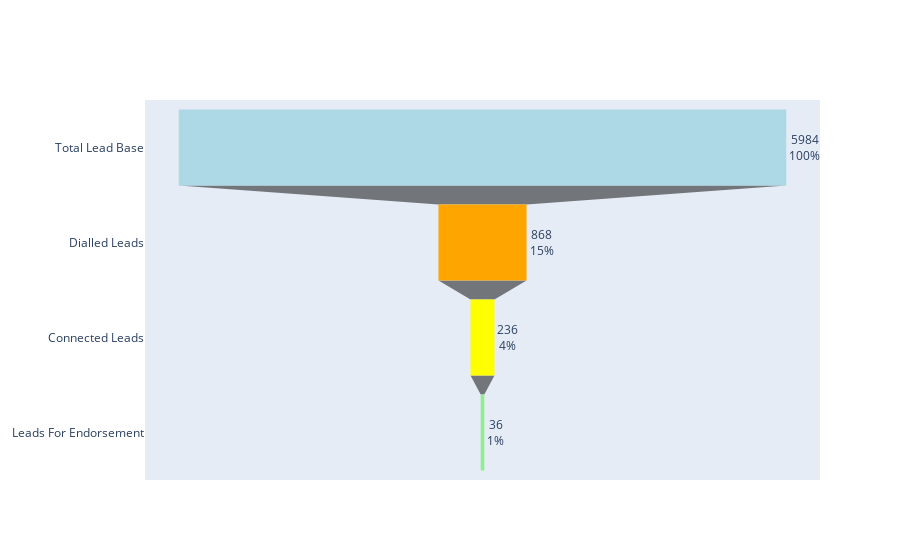
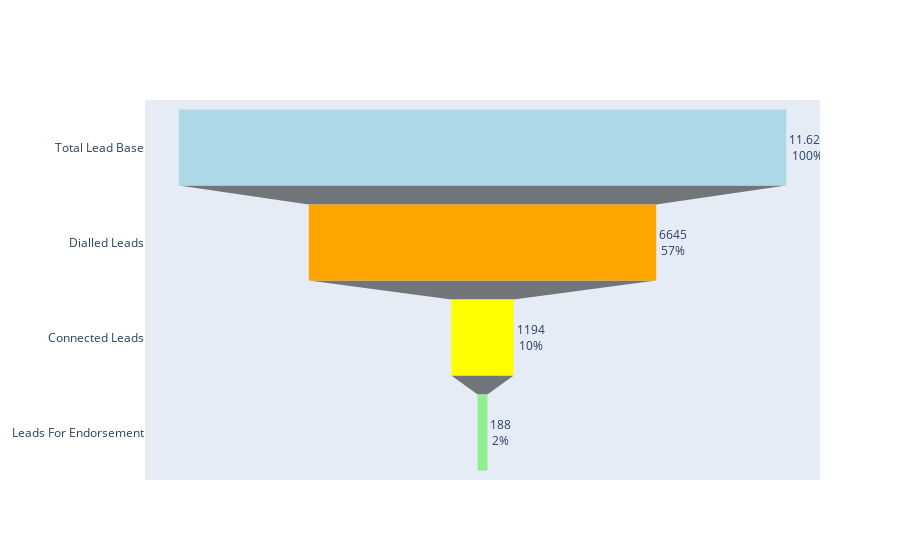
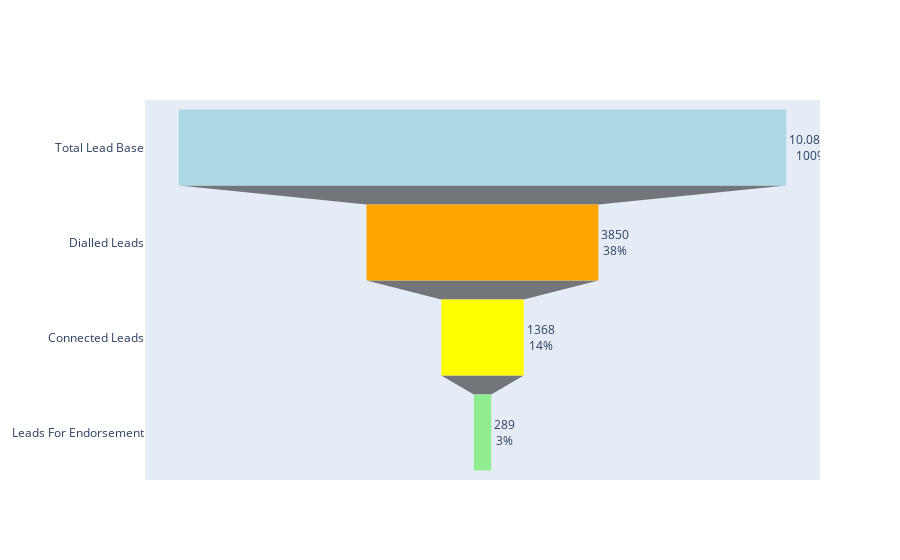

The notebook cell saved with these charts, in order:
### Markdown cell above
# Plotting Sales Funnels

### Code cell
from plotly import graph_objects as go

fig = go.Figure()
fig2=go.Figure()
fig3=go.Figure()
fig.add_trace(go.Funnel(
    name = 'January',
    y = ["Total Lead Base", "Dialled Leads", "Connected Leads", "Leads For Endorsement"],
    x = [len(jan_total), len(jan_dialled), len(jan_connected), len(jan_endorsement)],
    opacity = 1, marker = {"color": ["lightblue", "orange", "yellow", "lightgreen"]},
    textposition = "outside",
    textinfo = "value+percent initial"))

fig2.add_trace(go.Funnel(
    name = 'February',
    orientation = "h",
    y = ["Total Lead Base", "Dialled Leads", "Connected Leads", "Leads For Endorsement"],
    x = [len(feb_total), len(feb_dialled), len(feb_connected), len(feb_endorsement)],
    opacity = 1, marker = {"color": ["lightblue", "orange", "yellow", "lightgreen"]},
    textposition = "outside",
    textinfo = "value+percent initial"))

fig3.add_trace(go.Funnel(
    name = 'March',
    orientation = "h",
    y = ["Total Lead Base", "Dialled Leads", "Connected Leads", "Leads For Endorsement"],
    x = [len(march_total), len(march_dialled), len(march_connected), len(march_endorsement)],
    opacity = 1, marker = {"color": ["lightblue", "orange", "yellow", "lightgreen"]},
    textposition = "outside",
    textinfo = "value+percent initial"))

fig.show()
fig2.show()
fig3.show()

### Figure 1 — Plotly figure (JSON) as saved in the notebook; plotly's stock layout.template omitted (floating-point values rounded to 4 significant figures)
{"data": [{"marker": {"color": ["lightblue", "orange", "yellow", "lightgreen"]}, "name": "January", "opacity": 1, "textinfo": "value+percent initial", "textposition": "outside", "type": "funnel", "x": [5984, 868, 236, 36], "y": ["Total Lead Base", "Dialled Leads", "Connected Leads", "Leads For Endorsement"]}], "layout": {"autosize": true, "xaxis": {"autorange": true, "range": [-3324.0, 3324.0], "type": "linear"}, "yaxis": {"autorange": true, "range": [3.5, -0.5], "type": "category"}}}

### Figure 2 — Plotly figure (JSON) as saved in the notebook; plotly's stock layout.template omitted (floating-point values rounded to 4 significant figures)
{"data": [{"marker": {"color": ["lightblue", "orange", "yellow", "lightgreen"]}, "name": "February", "opacity": 1, "orientation": "h", "textinfo": "value+percent initial", "textposition": "outside", "type": "funnel", "x": [11620, 6645, 1194, 188], "y": ["Total Lead Base", "Dialled Leads", "Connected Leads", "Leads For Endorsement"]}], "layout": {"autosize": true, "xaxis": {"autorange": true, "range": [-6456.0, 6456.0], "type": "linear"}, "yaxis": {"autorange": true, "range": [3.5, -0.5], "type": "category"}}}

### Figure 3 — Plotly figure (JSON) as saved in the notebook; plotly's stock layout.template omitted (floating-point values rounded to 4 significant figures)
{"data": [{"marker": {"color": ["lightblue", "orange", "yellow", "lightgreen"]}, "name": "March", "opacity": 1, "orientation": "h", "textinfo": "value+percent initial", "textposition": "outside", "type": "funnel", "x": [10086, 3850, 1368, 289], "y": ["Total Lead Base", "Dialled Leads", "Connected Leads", "Leads For Endorsement"]}], "layout": {"autosize": true, "xaxis": {"autorange": true, "range": [-5603.0, 5603.0], "type": "linear"}, "yaxis": {"autorange": true, "range": [3.5, -0.5], "type": "category"}}}
